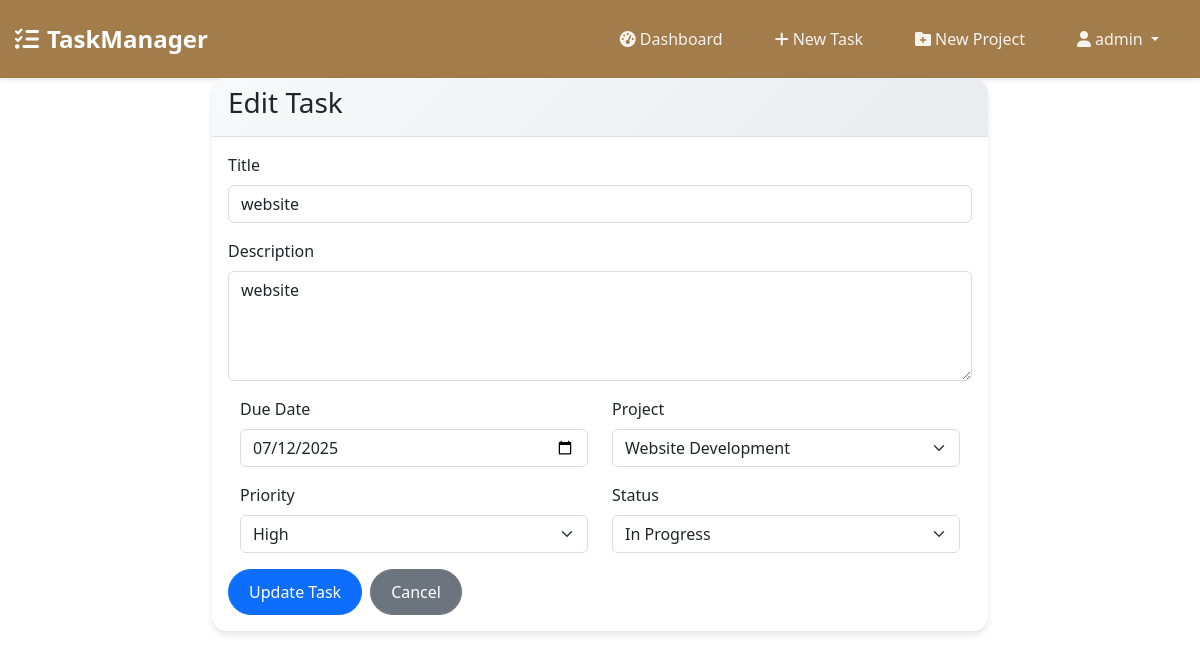
The page /edit-task/3/ (signed in) on the database its author committed.
### tasks/models.py (models this page shows, shortened)
class Task(models.Model):
    PRIORITY_CHOICES = [
        ('low', 'Low'),
        ('medium', 'Medium'),
        ('high', 'High'),
    ]
    STATUS_CHOICES = [
        ('pending', 'Pending'),
        ('in_progress', 'In Progress'),
        ('completed', 'Completed'),
    ]
    title = models.CharField(max_length=200)
    description = models.TextField()
    due_date = models.DateField()
    priority = models.CharField(max_length=10, choices=PRIORITY_CHOICES, default='medium')
    status = models.CharField(max_length=20, choices=STATUS_CHOICES, default='pending')
    project = models.ForeignKey(Project, on_delete=models.CASCADE)
    created_by = models.ForeignKey(User, on_delete=models.CASCADE)
    created_at = models.DateTimeField(auto_now_add=True)

### tasks/views.py (the view)
# urls.py: path('edit-task/<int:task_id>/', views.edit_task, name='edit_task'),
@login_required
def edit_task(request, task_id):
    task = get_object_or_404(Task, id=task_id)
    if not request.user.is_superuser and task.created_by != request.user:
        messages.error(request, 'No permission!')
        return redirect('dashboard')
    if request.method == 'POST':
        form = TaskForm(request.POST, instance=task)
        if form.is_valid():
            form.save()
            messages.success(request, 'Task updated!')
            return redirect('dashboard')
    else:
        form = TaskForm(instance=task)
    return render(request, 'edit_task.html', {'form': form, 'task': task})

### tasks/forms.py
class TaskForm(forms.ModelForm):
    class Meta:
        model = Task
        fields = ['title', 'description', 'due_date', 'priority', 'status', 'project']
        widgets = {
            'due_date': forms.DateInput(attrs={'type': 'date', 'class': 'form-control'}),
            'description': forms.Textarea(attrs={'rows': 4, 'class': 'form-control'}),
            'title': forms.TextInput(attrs={'class': 'form-control'}),
            'priority': forms.Select(attrs={'class': 'form-select'}),
            'status': forms.Select(attrs={'class': 'form-select'}),
            'project': forms.Select(attrs={'class': 'form-select'}),
        }

### tasks/models.py (called while the page is built)
    def __str__(self):
        return self.name

### templates/edit_task.html (shortened to what this page needs)
{% extends 'base.html' %}
{% block content %}
<div class="row justify-content-center">
    <div class="col-md-8">
        <div class="card">
            <div class="card-header">
                <h3>Edit Task</h3>
            </div>
            <div class="card-body">
                <form method="post">
                    <div class="mb-3">
                        <label class="form-label">Title</label>
                        {{ form.title }}
                    </div>
                    <div class="mb-3">
                        <label class="form-label">Description</label>
                        {{ form.description }}
                    </div>
                    <div class="row">
                        <div class="col-md-6">
                            <div class="mb-3">
                                <label class="form-label">Due Date</label>
                                {{ form.due_date }}
                            </div>
                        </div>
                        <div class="col-md-6">
                            <div class="mb-3">
                                <label class="form-label">Project</label>
                                {{ form.project }}
                            </div>
                        </div>
                    </div>
                    <div class="row">
                        <div class="col-md-6">
                            <div class="mb-3">
                                <label class="form-label">Priority</label>
                                {{ form.priority }}
                            </div>
                        </div>
                        <div class="col-md-6">
                            <div class="mb-3">
                                <label class="form-label">Status</label>
                                {{ form.status }}
                            </div>
                        </div>
                    </div>
                    <div class="d-flex gap-2">
                        <button type="submit" class="btn btn-primary">Update Task</button>
                        <a href="{% url 'dashboard' %}" class="btn btn-secondary">Cancel</a>
                    </div>
                </form>
            </div>
        </div>
    </div>
</div>
{% endblock %}

### templates/base.html (shortened to what this page needs)
<!DOCTYPE html>
<html lang="en">
<head>
    <link href="https://cdn.jsdelivr.net/npm/bootstrap@5.1.3/dist/css/bootstrap.min.css" rel="stylesheet">
    <link href="https://cdnjs.cloudflare.com/ajax/libs/font-awesome/6.0.0/css/all.min.css" rel="stylesheet">
</head>
<body>
    <nav class="navbar navbar-expand-lg navbar-dark">
        <div class="container">
            <a class="navbar-brand" href="{% url 'home' %}">
                <i class="fas fa-tasks me-2"></i>TaskManager
            </a>
            <div class="collapse navbar-collapse" id="navbarNav">
                <ul class="navbar-nav ms-auto">
                    {% if user.is_authenticated %}
                        <li class="nav-item">
                            <a class="nav-link" href="{% url 'dashboard' %}">
                                <i class="fas fa-tachometer-alt me-1"></i>Dashboard
                            </a>
                        </li>
                        <li class="nav-item">
                            <a class="nav-link" href="{% url 'create_task' %}">
                                <i class="fas fa-plus me-1"></i>New Task
                            </a>
                        </li>
                        {% if user.is_superuser %}
                            <li class="nav-item">
                                <a class="nav-link" href="{% url 'create_project' %}">
                                    <i class="fas fa-folder-plus me-1"></i>New Project
                                </a>
                            </li>
                        {% endif %}
                        <li class="nav-item dropdown">
                            <a class="nav-link dropdown-toggle" href="#" id="navbarDropdown" role="button" data-bs-toggle="dropdown">
                                <i class="fas fa-user me-1"></i>{{ user.username }}
                            </a>
                        </li>
                    {% endif %}
                </ul>
            </div>
        </div>
    </nav>
    <main>
        {% block content %}
        {% endblock %}
    </main>
</body>
</html>

### templates/base.html (style rules this page uses)
html, body { overflow-x: hidden; max-width: 100%; }
.container { max-width: 100%; padding-left: 15px; padding-right: 15px; }
.row { margin-left: 0; margin-right: 0; }
.navbar { background: #a27c4b !important; box-shadow: 0 2px 4px rgba(0,0,0,0.1); padding: 1rem 0; }
.navbar-brand { font-weight: bold; font-size: 1.5rem; color: white !important; }
.navbar-nav .nav-link { color: rgba(255,255,255,0.9) !important; font-weight: 500; margin: 0 10px; padding: 8px 16px !important; border-radius: 20px; transition: all 0.3s ease; }
.form-control, .form-select { border-radius: 0.375rem; margin-bottom: 10px; border: 1px solid #ddd; }
.card { border-radius: 15px; box-shadow: 0 4px 6px rgba(0, 0, 0, 0.1); margin-bottom: 20px; border: none; }
.card-header { background: linear-gradient(135deg, #f8f9fa 0%, #e9ecef 100%); border-bottom: 1px solid #dee2e6; border-radius: 15px 15px 0 0 !important; font-weight: 600; }
.btn { border-radius: 25px; font-weight: 500; padding: 10px 20px; transition: all 0.3s ease; }

### rows shown on the page
Task: title "website", description "website", due_date "07/12/2025", project "Website Development", priority "High", status "In Progress"

### other values the page prints
{{ user.username }} "admin"
